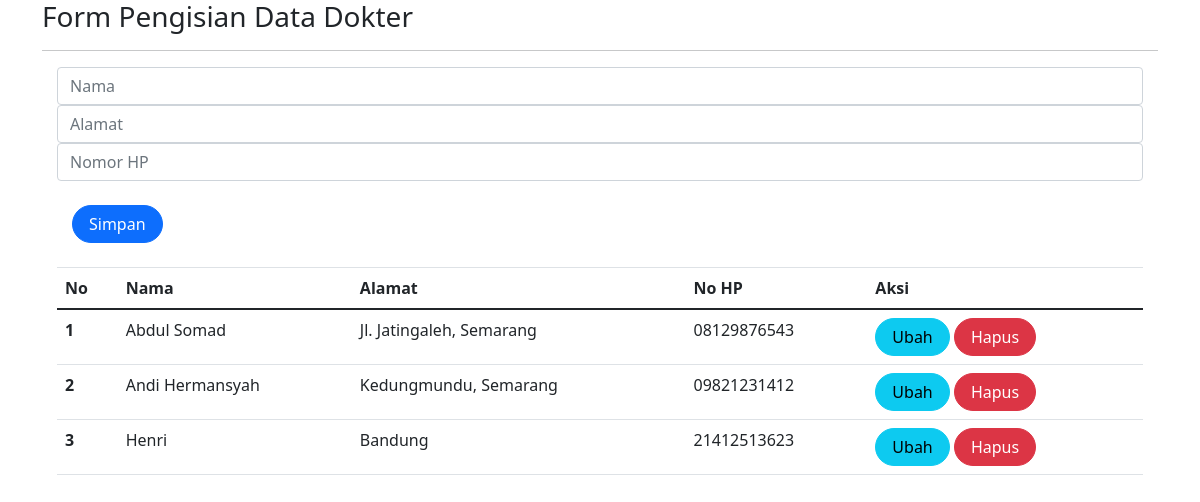
Screenshot of /dokter.php with the database file from the repository.
### tables this page shows
CREATE TABLE `dokter` (
  `id` int(10) UNSIGNED NOT NULL,
  `nama` varchar(255) DEFAULT NULL,
  `alamat` varchar(255) DEFAULT NULL,
  `no_hp` varchar(50) DEFAULT NULL
);

### dokter.php (the view, shortened to what this page needs)
<?php
include_once("koneksi.php");
?>
<!DOCTYPE html>
<html lang="en">
<head>
    <link rel="stylesheet" href="assets/css/bootstrap.css">
    <link rel='stylesheet' href='styleku.css'>
    <link href="https://cdn.jsdelivr.net/npm/bootstrap@5.0.2/dist/css/bootstrap.min.css"
    rel="stylesheet"
>
</head>
<body>
<div class="container">
<h3>
</h3>
<hr>
	<form class="form" method="POST" action="" name="myForm" onsubmit="return(validate());">
		<?php
		$nama = '';
		$alamat ='';
		$no_hp = '';
		?>
		<div class="col">
			<input type="text" class="form-control" name="datanama" id="inputNama" placeholder="Nama" value="<?php echo $nama ?>">
			<input type="text" class="form-control" name="alamat" id="inputAlamat" placeholder="Alamat" value="<?php echo $alamat ?>">
			<input type="text" class="form-control" name="no_hp" id="inputNoHp" placeholder="Nomor HP" value="<?php echo $no_hp ?>">
			<br>
			<div class="col">
				<button type="submit" class="btn btn-primary rounded-pill px-3" name="simpan">Simpan</button>
			</div>
	</form>
<table class="table table-hover">
    <thead>
        <tr>
            <th scope="col">No</th>
            <th scope="col">Nama</th>
            <th scope="col">Alamat</th>
            <th scope="col">No HP</th>
            <th scope="col">Aksi</th>
        </tr>
    </thead>
    <tbody>
        <?php
        $result = mysqli_query(
            $koneksi,"SELECT * FROM dokter ORDER BY nama"
            );
        $no = 1;
        foreach ($result as $data){
        ?>
            <tr>
                <th scope="row"><?php echo $no++ ?></th>
                <td><?php echo htmlspecialchars($data['nama']) ?></td>
                <td><?php echo htmlspecialchars($data['alamat']) ?></td>
                <td><?php echo htmlspecialchars($data['no_hp']) ?></td>
                <td>
                    <a class="btn btn-info rounded-pill px-3"
                    href="dokter.php?id=<?php echo $data['id'] ?>">Ubah
                    </a>
                    <a class="btn btn-danger rounded-pill px-3"
                    href="dokter.php?id=<?php echo $data['id'] ?>&aksi=hapus">Hapus
                    </a>
                </td>
            </tr>
        <?php
        }
        ?>
    </tbody>
</table>
</body>
</html>

### styleku.css (style rules this page uses)
body { font-family: 'Poppins', sans-serif; font-size: 16px; line-height: 24px; font-weight: 400; color: #212112; background-position: center; background-repeat: repeat; background-size: 7%; background-color: #fff; overflow-x: hidden; transition: all 200ms linear; }

### rows the page displays
dokter: nama "Abdul Somad", alamat "Jl. Jatingaleh, Semarang", no_hp "08129876543"
dokter: nama "Andi Hermansyah", alamat "Kedungmundu, Semarang", no_hp "09821231412"
dokter: nama "Henri", alamat "Bandung", no_hp "21412513623"
